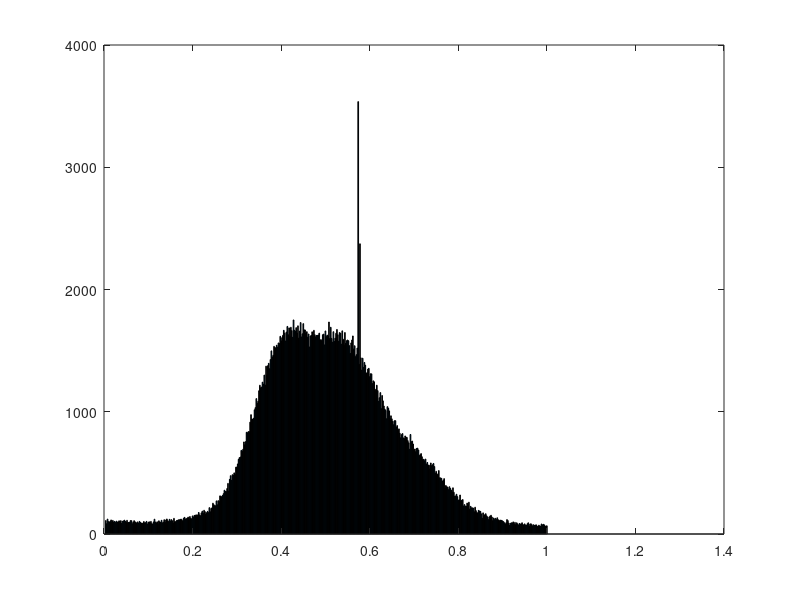
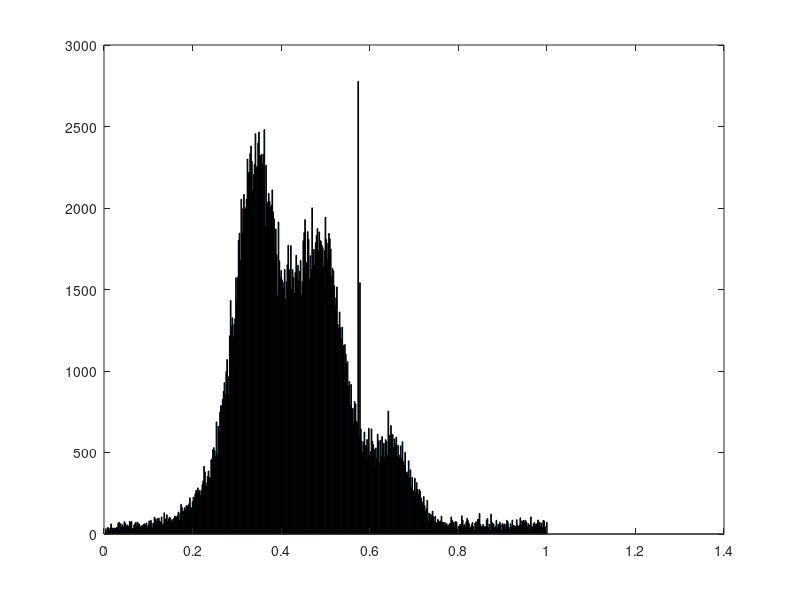
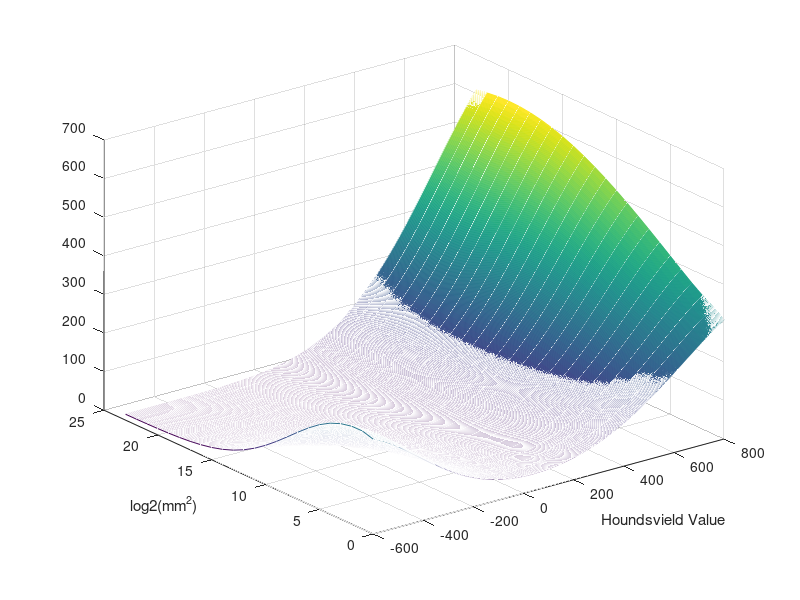
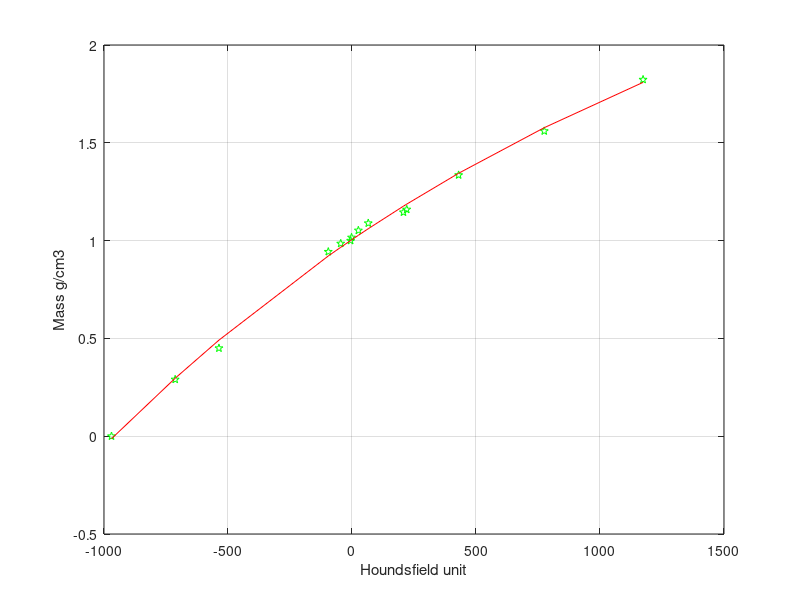

Reproduce these figures in MATLAB, in order.
%% COLOR FUNCTION


clc
lung = [-700, -600];
fat = [-120, -90];
fluids = [-30 15];
water = [-2, 2 ];
muscle = [30 55];
blood = [13 50 ];
hematoma = [50 100];
clot = [50 75 ];
cancellous = [300 400];
cortical = [1000 1900];
foreign = [2500 3000];
noise = [-700 1500];
cols = ['r' 'y' 'c' 'b' 'r' 'r' 'r' 'k' 'k' 'g'];
cats = [lung; fat;fluids; water; muscle; blood; hematoma; clot; cancellous; cortical; foreign; ];
catnames = ["lung", "fat", "fluids", "water" "muscle" "blood" "hematoma" "clot" "cancellous" "cortical" "foreign"];
min_belonging = 0.0001;

x = -1000:0.2:2000;
for i = 1:length(cats)
   spread = cats(i,2)-cats(i,1);
   center = (cats(i,1) + cats(i,2))/2;
   sd = spread/4;
   f = 1/(sd*sqrt(2*3.1415)) *exp(-((x-center).^2)/(2*sd^2));
   f = plot(x, f);
   %legend(catnames(i))
   hold on
end
%set(gca, 'YScale', 'log')
ylabel("Inclusion")
xlabel("Hounsfield unit")
legend(catnames)
axis([-100 100 min_belonging 0.08])
hold off

%%  ACTIVATION FUNCTION
clc
blocks = 9*5;
x = 1:1:blocks+3;
x = 0:1:9;
f = 1/0.6*(1./(1+exp(-x/2)) - 0.4);
plot(x, f)



%% ACCUMULATED ALPHA FUNCTION
x = 0:1:10;
y = 1./x.^2;
plot(x,y)







%% Image normalization
y = [0.000000, 388, 320, 279, 231, 204, 188, 168, 165, 136, 143, 109, 114, 103, 106, 80, 91, 87, 84, 77, 66, 66, 64, 64, 54, 43, 52, 35, 27, 35, 28, 29, 32, 37, 25, 20, 16, 21, 8, 12, 10, 14, 31, 14, 14, 19, 19, 14, 16, 17, 16, 16, 17, 6, 11, 9, 18, 21, 16, 26, 15, 21, 19, 9, 17, 16, 20, 19, 14, 19, 20, 18, 19, 19, 15, 23, 13, 16, 13, 17, 31, 16, 21, 21, 16, 28, 18, 18, 20, 27, 17, 27, 26, 22, 23, 21, 23, 27, 22, 27, 18, 25, 19, 30, 23, 27, 25, 32, 27, 27, 22, 14, 27, 16, 41, 25, 23, 37, 30, 14, 30, 30, 16, 34, 31, 29, 30, 25, 26, 23, 28, 28, 26, 28, 32, 35, 32, 25, 24, 38, 17, 34, 40, 28, 39, 38, 31, 32, 28, 38, 35, 27, 40, 28, 39, 42, 29, 54, 35, 53, 27, 56, 45, 36, 60, 49, 85, 68, 56, 114, 90, 128, 150, 148, 182, 161, 215, 219, 333, 279, 422, 555, 699, 695, 718, 873, 1024, 1250, 1383, 1562, 1824, 1968, 2238, 2429, 2643, 2741, 2901, 3045, 3179, 3532, 3702, 3896, 3643, 3813, 3842, 4117, 3981, 3988, 3919, 3834, 3611, 3539, 3428, 3381, 3017, 2829, 2565, 2386, 2279, 2035, 2005, 1924, 1682, 1491, 1468, 1265, 1210, 1044, 961, 965, 927, 966, 895, 925, 871, 945, 938, 808, 866, 913, 863, 900, 960, 937, 957, 1008, 1068, 1081, 1120, 1042, 1314, 1357, 1371, 1439, 1603, 1514, 1760, 1769, 2123, 1995, 2202, 2340, 2659, 2724, 3079, 3207, 3418, 3710, 4253, 4554, 4692, 5153, 5319, 5502, 6281, 6455, 6603, 6561, 6952, 6864, 6830, 7501, 7205, 7330, 7266, 7006, 6796, 6462, 6357, 6003, 5975, 5575, 5508, 5268, 4744, 4376, 3871, 3655, 3360, 2836, 2583, 2316, 1974, 1695, 1578, 1310, 1227, 901, 910, 739, 680, 552, 463, 388, 394, 286, 241, 194, 168, 158, 92, 128, 92, 78, 77, 102, 72, 67, 53, 52, 50, 52, 59, 29, 30, 40, 48, 33, 45, 42, 24, 36, 33, 33, 26, 37, 32, 39, 31, 31, 34, 33, 30, 42, 30, 23, 28, 30, 27, 26, 36, 29, 25, 38, 33, 36, 36, 41, 35, 36, 35, 47, 33, 67, 56, 47, 67, 60, 47, 42, 76, 66, 98, 97, 126, 124, 101, 106, 121, 110, 139, 115, 132, 102, 118, 105, 103, 142, 147, 156, 147, 130, 105, 105, 150, 117, 92, 86, 93, 76, 106, 74, 64, 41, 57, 55, 53, 50, 51, 59, 68, 71, 68, 88, 101, 79, 59, 90, 96, 68, 91, 93, 102, 99, 91, 102, 124, 103, 123, 138, 132, 150, 108, 126, 98, 76, 74, 98, 104, 101, 66, 73, 67, 80, 55, 52, 75, 42, 11, 11, 4, 7, 0, 7, 0, 1, 0, 0, 1, 9, 0, 0, 0, 1, 0, 1, 0, 2, 1, 7, 4, 2, 7, 6, 13, 10, 12, 16, 12, 14, 34, 24, 22, 32, 31, 40, 32, 34, 24, 31];

original = [0.000000, 110, 84, 122, 102, 98, 103, 115, 99, 111, 97, 103, 94, 105, 98, 99, 108, 103, 109, 86, 104, 107, 113, 104, 97, 112, 94, 95, 96, 110, 109, 84, 98, 109, 100, 95, 89, 99, 87, 103, 95, 89, 90, 83, 102, 91, 93, 103, 81, 95, 100, 95, 103, 85, 81, 99, 121, 98, 90, 100, 80, 108, 98, 96, 112, 91, 97, 117, 97, 115, 123, 109, 102, 120, 105, 118, 109, 90, 128, 101, 101, 110, 111, 116, 116, 119, 122, 116, 105, 129, 136, 123, 125, 131, 138, 124, 143, 127, 124, 148, 137, 152, 151, 157, 136, 157, 176, 156, 149, 173, 187, 169, 194, 183, 163, 175, 185, 175, 216, 182, 209, 214, 252, 240, 232, 231, 271, 239, 273, 266, 312, 308, 305, 315, 330, 358, 348, 347, 372, 414, 352, 447, 477, 439, 485, 481, 500, 488, 547, 548, 573, 611, 625, 630, 684, 676, 693, 753, 730, 756, 832, 828, 838, 837, 915, 976, 940, 939, 947, 1016, 1034, 1108, 1068, 1086, 1172, 1217, 1196, 1202, 1242, 1225, 1300, 1219, 1373, 1301, 1377, 1396, 1352, 1427, 1498, 1448, 1462, 1535, 1526, 1522, 1544, 1527, 1563, 1558, 1617, 1581, 1606, 1625, 1666, 1643, 1579, 1652, 1698, 1630, 1686, 1616, 1691, 1664, 1609, 1751, 1667, 1657, 1688, 1644, 1703, 1603, 1660, 1730, 1612, 1638, 1721, 1670, 1669, 1643, 1655, 1610, 1636, 1530, 1620, 1624, 1654, 1618, 1666, 1630, 1613, 1624, 1625, 1627, 1643, 1587, 1590, 1582, 1630, 1635, 1547, 1661, 1615, 1627, 1620, 1734, 1599, 1691, 1600, 1569, 1655, 1575, 1602, 1642, 1673, 1630, 1577, 1648, 1642, 1553, 1662, 1593, 1545, 1648, 1559, 1581, 1587, 1581, 1541, 1477, 1563, 1587, 1620, 1514, 1540, 1451, 1467, 1521, 3537, 1389, 2374, 1441, 1341, 1438, 1363, 1403, 1381, 1316, 1319, 1349, 1355, 1287, 1311, 1310, 1231, 1253, 1245, 1174, 1184, 1217, 1173, 1085, 1115, 1157, 1026, 1133, 1089, 1047, 1022, 1011, 943, 1042, 1029, 1007, 945, 967, 942, 922, 894, 927, 927, 875, 887, 848, 860, 824, 787, 813, 822, 786, 781, 802, 793, 790, 764, 746, 693, 814, 755, 760, 736, 686, 695, 674, 700, 702, 687, 642, 649, 658, 632, 609, 611, 599, 613, 571, 585, 564, 563, 533, 581, 559, 567, 577, 552, 498, 513, 492, 484, 519, 460, 459, 455, 431, 438, 453, 373, 397, 387, 383, 363, 387, 373, 359, 344, 378, 341, 309, 311, 325, 306, 276, 280, 319, 271, 276, 282, 229, 241, 228, 226, 253, 238, 260, 204, 226, 214, 214, 211, 182, 219, 191, 175, 173, 193, 188, 185, 165, 128, 173, 150, 158, 166, 149, 140, 118, 140, 148, 153, 139, 110, 131, 118, 128, 118, 133, 117, 107, 113, 113, 111, 107, 101, 92, 80, 92, 118, 110, 90, 71, 87, 92, 90, 99, 80, 95, 77, 92, 83, 72, 86, 81, 83, 92, 76, 75, 83, 72, 70, 84, 92, 65, 81, 84, 77, 66, 76, 70, 73, 75, 64, 63, 72, 66, 64, 82, 74, 79, 75, 63, 66, 67];
median = [0.000000, 32, 13, 39, 38, 21, 35, 62, 32, 37, 29, 37, 33, 39, 39, 67, 72, 26, 63, 42, 56, 41, 76, 66, 44, 56, 45, 49, 77, 72, 78, 32, 36, 56, 63, 72, 50, 73, 62, 61, 40, 48, 53, 49, 61, 63, 53, 68, 38, 54, 80, 63, 84, 65, 38, 65, 103, 92, 74, 94, 52, 97, 77, 71, 105, 57, 63, 130, 93, 79, 118, 75, 93, 104, 96, 76, 88, 77, 97, 110, 105, 105, 112, 135, 83, 127, 182, 164, 135, 141, 162, 151, 174, 173, 170, 185, 222, 164, 155, 199, 227, 217, 247, 268, 202, 283, 251, 268, 238, 268, 304, 327, 415, 381, 314, 292, 354, 387, 346, 345, 454, 461, 518, 530, 511, 478, 688, 490, 661, 621, 746, 788, 784, 826, 875, 929, 855, 998, 1071, 966, 855, 1216, 1433, 1277, 1327, 1211, 1286, 1321, 1572, 1432, 1577, 1802, 1846, 1679, 2054, 1848, 1996, 2083, 1989, 2001, 2054, 2300, 2210, 2221, 2333, 2380, 2287, 2106, 2206, 2269, 2456, 2246, 2257, 2399, 2466, 2322, 2323, 2330, 2273, 2328, 2481, 1889, 2263, 2019, 2035, 2089, 2040, 2004, 2017, 2111, 1976, 1933, 1772, 1871, 1714, 1461, 1914, 1676, 1576, 1616, 1560, 1544, 1514, 1623, 1440, 1549, 1652, 1771, 1622, 1543, 1769, 1503, 1622, 1573, 1476, 1604, 1710, 1579, 1649, 1548, 1612, 1678, 1469, 1548, 1800, 1849, 1929, 1599, 1667, 1855, 1807, 1564, 1707, 1622, 2001, 1663, 1746, 1648, 1787, 1832, 1874, 1739, 1853, 1801, 1796, 1771, 1756, 1646, 1737, 1943, 1807, 1682, 1783, 1844, 1812, 1748, 1579, 1629, 1614, 1523, 1405, 1449, 1516, 1286, 1259, 1362, 1265, 1197, 1270, 1159, 987, 1162, 1103, 1046, 1058, 911, 936, 788, 918, 741, 772, 684, 813, 797, 692, 682, 2777, 596, 1542, 645, 570, 502, 564, 626, 543, 544, 580, 464, 649, 482, 505, 645, 569, 548, 520, 415, 528, 461, 612, 572, 438, 576, 477, 598, 488, 557, 473, 579, 568, 481, 754, 605, 554, 665, 611, 609, 531, 583, 549, 595, 477, 545, 485, 466, 541, 462, 566, 445, 423, 501, 376, 381, 365, 449, 350, 394, 290, 347, 266, 233, 342, 257, 315, 273, 243, 273, 261, 221, 199, 178, 230, 174, 139, 155, 207, 76, 128, 114, 120, 108, 140, 105, 76, 109, 69, 59, 89, 80, 71, 80, 109, 69, 71, 51, 71, 49, 63, 48, 53, 63, 64, 105, 85, 65, 73, 48, 76, 73, 27, 45, 45, 59, 57, 112, 85, 51, 58, 43, 76, 96, 83, 65, 36, 41, 57, 71, 46, 24, 67, 75, 60, 89, 89, 126, 58, 46, 39, 59, 29, 46, 44, 86, 95, 37, 59, 22, 122, 73, 65, 60, 39, 46, 84, 34, 60, 32, 72, 57, 22, 65, 53, 61, 28, 60, 84, 75, 42, 30, 63, 42, 85, 52, 52, 48, 43, 88, 50, 47, 54, 99, 50, 81, 64, 84, 67, 84, 73, 43, 63, 24, 57, 105, 44, 44, 65, 70, 58, 60, 64, 86, 71, 73, 49, 67, 41, 83, 80, 20, 45, 72];
mean = [0.000000, 446, 428, 394, 392, 357, 341, 340, 293, 339, 320, 277, 280, 292, 274, 294, 261, 241, 238, 223, 228, 256, 191, 226, 219, 218, 205, 193, 177, 207, 213, 178, 174, 185, 158, 190, 190, 212, 159, 176, 172, 149, 176, 158, 170, 149, 144, 146, 147, 150, 140, 128, 125, 115, 125, 120, 521, 88, 87, 91, 86, 87, 77, 71, 96, 70, 58, 75, 81, 74, 80, 60, 71, 61, 70, 42, 42, 38, 73, 69, 54, 43, 37, 48, 45, 44, 49, 40, 41, 61, 60, 43, 37, 40, 40, 36, 50, 36, 38, 44, 37, 50, 39, 53, 18, 43, 35, 37, 34, 34, 44, 25, 36, 30, 26, 61, 39, 48, 35, 37, 30, 46, 36, 20, 50, 46, 31, 44, 40, 27, 27, 36, 52, 42, 45, 45, 60, 44, 34, 41, 33, 66, 57, 54, 45, 67, 100, 69, 89, 57, 74, 86, 100, 161, 122, 198, 137, 204, 216, 193, 263, 213, 321, 331, 318, 410, 478, 448, 523, 667, 746, 743, 878, 940, 938, 1173, 1150, 1041, 1304, 1331, 1428, 1554, 1635, 1694, 1708, 1877, 1823, 1801, 1981, 2234, 1904, 2160, 2336, 2239, 2377, 2224, 2458, 2557, 2550, 2586, 2226, 2366, 2468, 2452, 2264, 2185, 2324, 2385, 2169, 2301, 2228, 2063, 1964, 1957, 1953, 1905, 1866, 1929, 1696, 1688, 1660, 1556, 1459, 1584, 1494, 1486, 1698, 1427, 1519, 1318, 1427, 1379, 1348, 1268, 1456, 1377, 1572, 1271, 1337, 1443, 1351, 1282, 1309, 1452, 1193, 1422, 1532, 1537, 1609, 1603, 1540, 1409, 1757, 1811, 1593, 1641, 1651, 1828, 1968, 1958, 1852, 1904, 1958, 2116, 2264, 2142, 2076, 2084, 2178, 2107, 2272, 2310, 2032, 2315, 2218, 2338, 2189, 2069, 2389, 2106, 2052, 2260, 2097, 2141, 1997, 2240, 4064, 1909, 2870, 1865, 1871, 1751, 1790, 1727, 1500, 1601, 1450, 1443, 1344, 1224, 1383, 1363, 1269, 1291, 997, 1287, 1012, 955, 1015, 899, 886, 921, 897, 736, 782, 711, 736, 769, 782, 627, 617, 634, 650, 623, 601, 619, 565, 640, 686, 574, 565, 538, 607, 658, 642, 623, 733, 644, 696, 716, 684, 798, 702, 765, 760, 834, 743, 745, 748, 744, 764, 686, 686, 719, 796, 696, 681, 741, 753, 737, 741, 699, 800, 569, 622, 607, 692, 617, 639, 565, 498, 597, 545, 518, 508, 341, 429, 419, 389, 330, 288, 288, 253, 235, 250, 217, 222, 176, 198, 210, 183, 156, 165, 128, 142, 80, 129, 123, 65, 130, 137, 109, 127, 71, 78, 77, 72, 73, 69, 88, 73, 88, 91, 91, 103, 83, 87, 107, 53, 88, 73, 66, 116, 57, 76, 67, 68, 80, 82, 112, 107, 116, 140, 90, 133, 94, 103, 113, 124, 112, 135, 118, 134, 129, 142, 230, 105, 145, 116, 170, 166, 143, 186, 169, 174, 178, 177, 153, 132, 172, 204, 162, 203, 189, 226, 160, 210, 230, 241, 185, 183, 211, 218, 230, 157, 213, 220, 248, 197, 219, 230, 185, 213, 226, 225, 345, 272, 223, 306, 258, 297, 259, 315, 359, 369, 369, 349, 360, 393, 505];

binsize = 0.002;
ylog = log(y);
x = binsize:binsize:1;
figure(1);
bar(x, original)
figure(2)
bar(x, median)
figure(3)
bar(x, mean)




%% HU sensitivity


x = -700:0.5:800;
y = 1./x.^2;
plot(x,y)



%% Clustering Heuristic
clc
clear





[X,Y]= meshgrid(-600:800, 0:23);


% Lung tissue
huwidth = 400; sizewidth = 8;
hucenter = -700; sizecenter = 2;
Z1 = 250 * exp( - ((X-hucenter).^2/huwidth^2   +   (Y-sizecenter).^2/sizewidth^2)    )   ;

% Bone tissue
huwidth = 520; sizewidth = 23;
hucenter = 1000; sizecenter = 20;
Z2 = 700 * exp( - ((X-hucenter).^2/huwidth^2   +   (Y-sizecenter).^2/sizewidth^2)    )   ;


% Noise probably
huwidth = 10000; sizewidth = 2;
hucenter = 0; sizecenter = 0;
Z3 = 10 * exp( - ((X-hucenter).^2/huwidth^2   +   (Y-sizecenter).^2/sizewidth^2)    )   ;

Z = 15 + Z1+Z2 + Z3;
%Z = 1./Z





%figure()
mesh(X,Y,Z)
hold on

xlabel('Houndsvield Value');
ylabel('log2(mm^2)');

% Muscles
plot3(80,log2(0.5*10^6),15, '-o','Color','b','MarkerSize',10,'MarkerFaceColor','red');
plot3(102,log2(2.3*10^6),15, '-o','Color','b','MarkerSize',10,'MarkerFaceColor','red');

%
hold off





%% HU to mass conversion for siemens machines (Not very precise)
clc
clear

mass = [0      0.29   0.45   0.943 0.985  1.000 1.016 1.052 1.089 1.145 1.159 1.335 1.560 1.823]';
hu =   [-969.8 -712.9 -536.5 -95.6 -45.6  -5.6 -1.9  25.7 65.6 207.5 220.7 429.9 775.3 1173.7]';


%plot(hu, mass)




f = @(b,hu) b(1).*exp(b(2).*hu)+b(3);                                     % Objective Function
B = fminsearch(@(b) norm(mass - f(b,hu)), [-0.2; -0.1; 0.8])                  % Estimate Parameters
figure
plot(hu, mass, 'pg')
hold on
plot(hu, f(B,hu), '-r')
hold off;
grid
xlabel('Houndsfield unit')
ylabel('Mass g/cm3')
text(27, 105, sprintf('f(x) = %.1f\\cdote^{%.3f\\cdotx}%+.1f', B))
